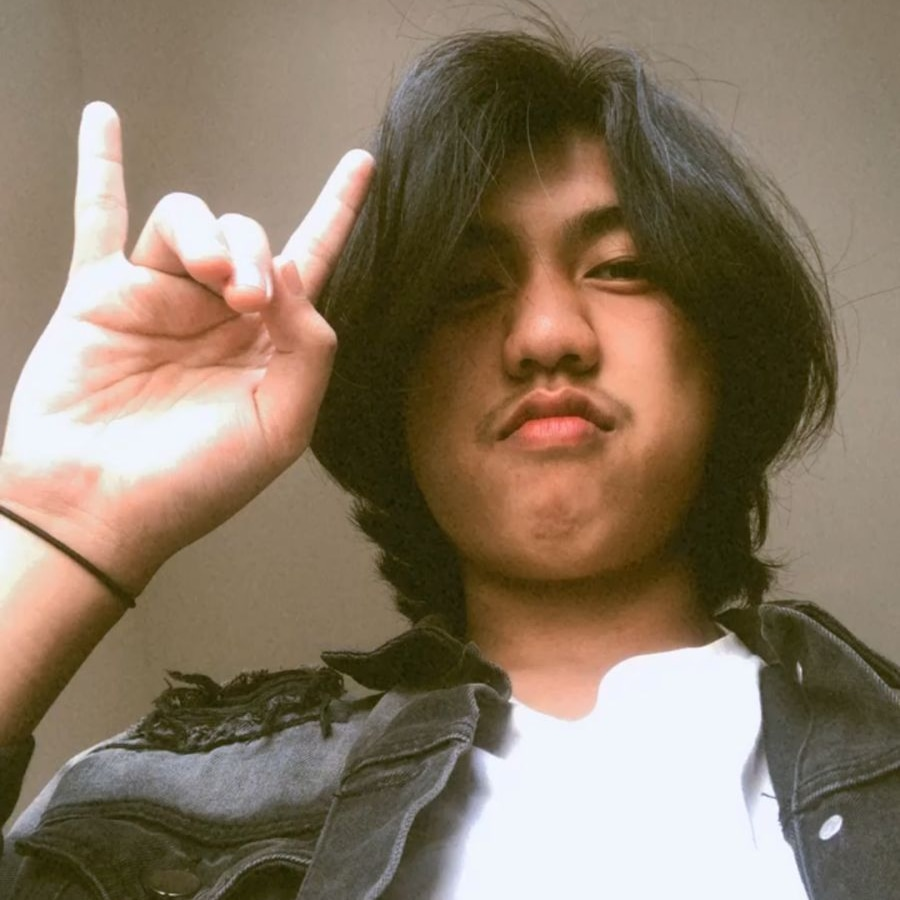
#> input picture muhfi.JPEG, 900 x 900 px, found by its file name
$ python no10.py
#> lines starting #> are read from the running program, lines starting #| are printed output that depends on the picture
import cv2
import numpy as np
import matplotlib.pyplot as plt

image = cv2.imread('muhfi.jpeg')
#> image is the input picture: shape (900, 900, 3); mean B, G, R 99.8, 120.4, 137.7

b, g, r = cv2.split(image)
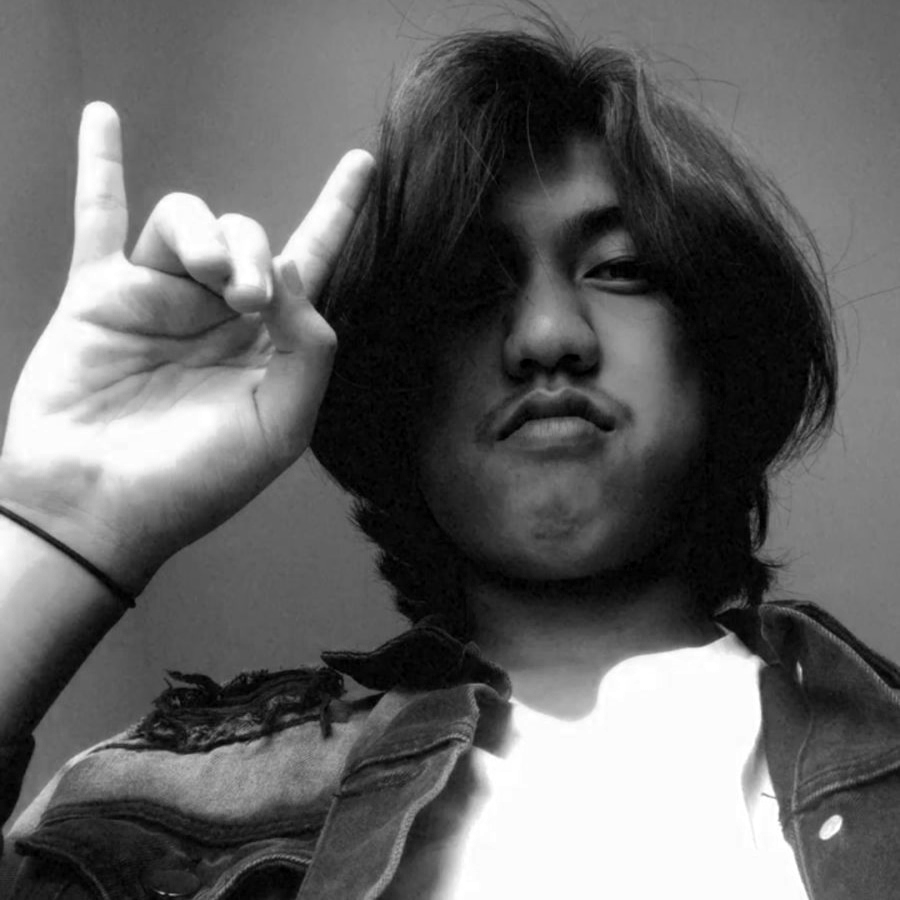
#> b: shape (900, 900); min 0, max 255, mean 99.8
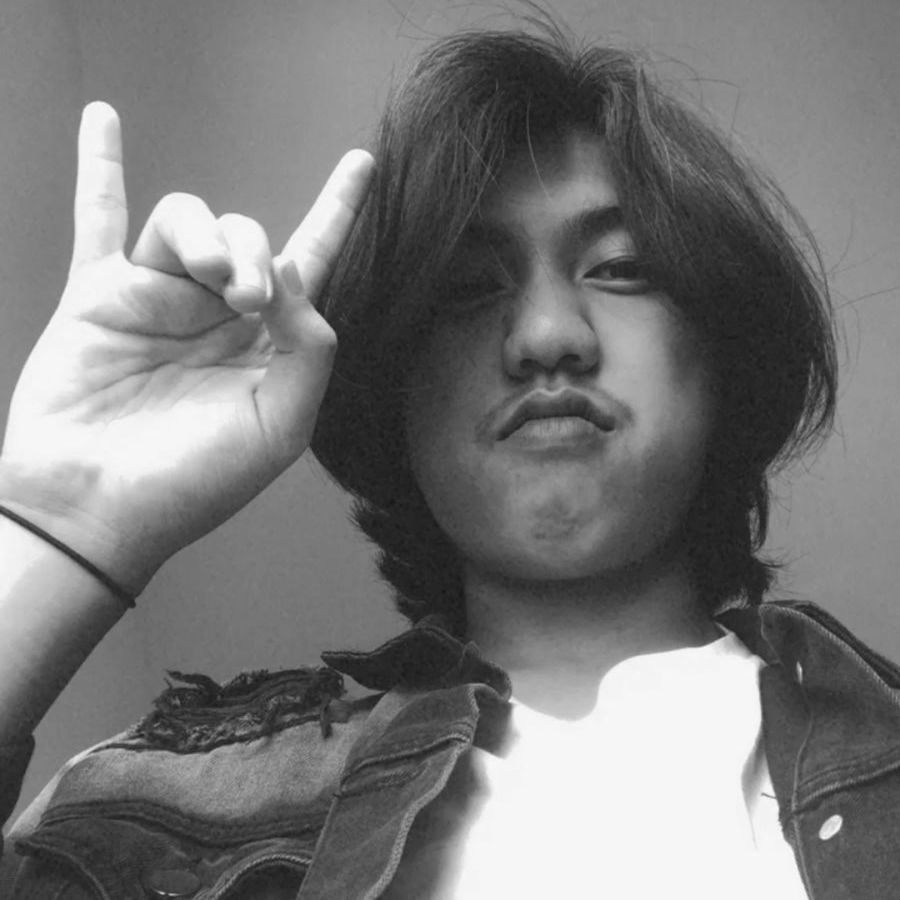
#> g: shape (900, 900); min 23, max 252, mean 120.4
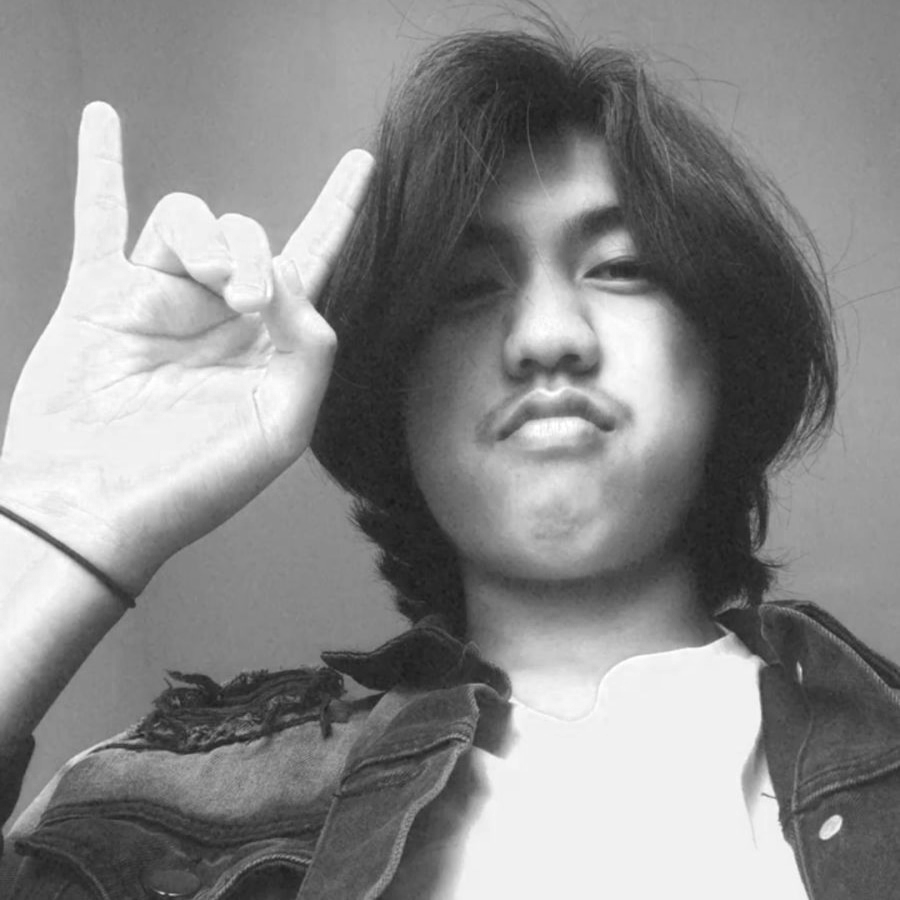
#> r: shape (900, 900); min 25, max 255, mean 137.7

hist_b = cv2.calcHist([b], [0], None, [256], [0,256])
#> hist_b = 256 values, max 57405 at index 252, min 397 at index 209, mean 3164.1
hist_g = cv2.calcHist([g], [0], None, [256], [0,256])
#> hist_g = 256 values, max 57140 at index 246, min 0 at index 0, mean 3164.1
hist_r = cv2.calcHist([r], [0], None, [256], [0,256])
#> hist_r = 256 values, max 65009 at index 241, min 0 at index 0, mean 3164.1

plt.figure(figsize=(10, 6))
plt.plot(hist_r, color='r', label='R')
plt.plot(hist_g, color='g', label='G')
plt.plot(hist_b, color='b', label='B')
plt.title('rgb histogram')
plt.xlabel('intensitas')
plt.ylabel('frequensi')
plt.legend()
plt.grid()
plt.show()
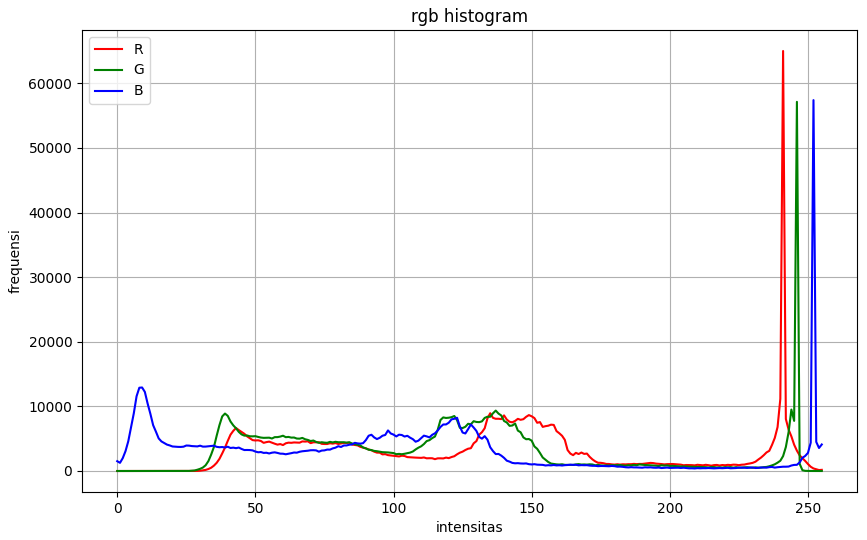
#> figure drawn by matplotlib, 1 panel; curve peaks at x = 241, y = 65009; curve peaks at x = 246, y = 57140; curve peaks at x = 252, y = 57405
